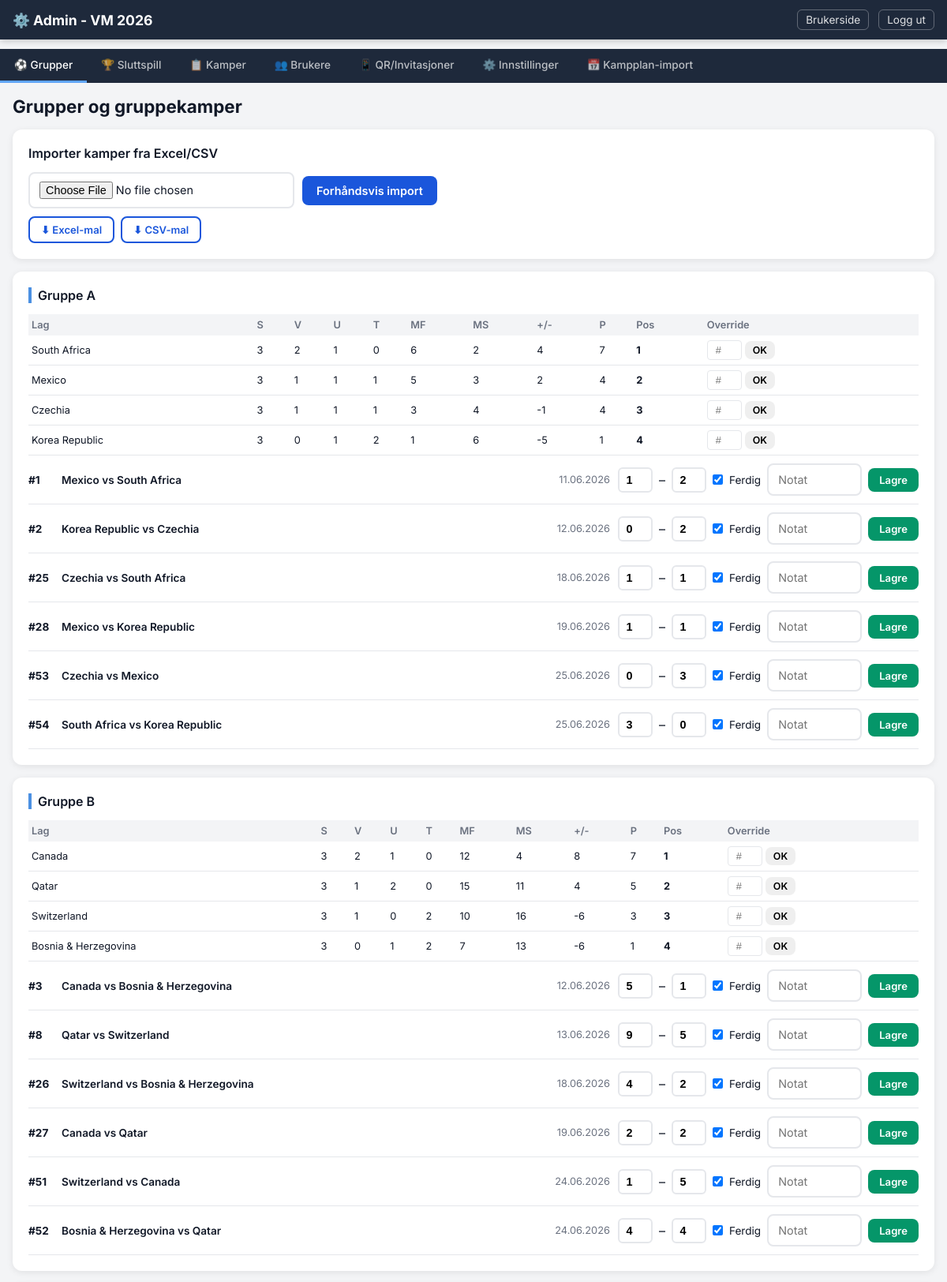
The app's page /admin/tab/groups (signed in, upper part) with its own data.
### models.py (models this page shows, shortened)
class Group(db.Model):
    __tablename__ = "groups"
    id = db.Column(db.Integer, primary_key=True)
    name = db.Column(db.String(50), unique=True, nullable=False)  # "Gruppe A"
    color = db.Column(db.String(20), default="#4a90e2")
    teams = db.relationship("Team", back_populates="group", lazy="dynamic")
    matches = db.relationship("Match", back_populates="group", lazy="dynamic")
    standings = db.relationship("GroupStanding", back_populates="group", lazy="dynamic")

class GroupStanding(db.Model):
    __tablename__ = "group_standings"
    id = db.Column(db.Integer, primary_key=True)
    group_id = db.Column(db.Integer, db.ForeignKey("groups.id"), nullable=False)
    team_id = db.Column(db.Integer, db.ForeignKey("teams.id"), nullable=False)
    calculated_rank = db.Column(db.Integer, nullable=True)
    manual_rank_override = db.Column(db.Integer, nullable=True)
    played = db.Column(db.Integer, default=0)
    wins = db.Column(db.Integer, default=0)
    draws = db.Column(db.Integer, default=0)
    losses = db.Column(db.Integer, default=0)
    goals_for = db.Column(db.Integer, default=0)
    goals_against = db.Column(db.Integer, default=0)
    goal_difference = db.Column(db.Integer, default=0)
    points = db.Column(db.Integer, default=0)
    fair_play_score = db.Column(db.Integer, default=0)
    updated_at = db.Column(db.DateTime, default=now_utc, onupdate=now_utc)
    group = db.relationship("Group", back_populates="standings")
    team = db.relationship("Team")
    __table_args__ = (db.UniqueConstraint("group_id", "team_id", name="uix_group_team"),)
    @property
    def rank(self):
        return self.manual_rank_override if self.manual_rank_override is not None else self.calculated_rank

class Team(db.Model):
    __tablename__ = "teams"
    id = db.Column(db.Integer, primary_key=True)
    name = db.Column(db.String(100), nullable=False)
    fifa_code = db.Column(db.String(10), unique=True, nullable=True)
    group_id = db.Column(db.Integer, db.ForeignKey("groups.id"), nullable=True)
    group_slot = db.Column(db.Integer, nullable=True)  # 1-4
    fifa_ranking = db.Column(db.Integer, nullable=True)
    flag_emoji = db.Column(db.String(10), nullable=True)
    group = db.relationship("Group", back_populates="teams")

class Match(db.Model):
    __tablename__ = "matches"
    id = db.Column(db.Integer, primary_key=True)
    match_number = db.Column(db.Integer, unique=True, nullable=False)
    phase = db.Column(db.String(20), nullable=False)  # group / knockout
    round_name = db.Column(db.String(30), nullable=False)  # group_stage, round_of_32, ...
    group_id = db.Column(db.Integer, db.ForeignKey("groups.id"), nullable=True)
    home_team_id = db.Column(db.Integer, db.ForeignKey("teams.id"), nullable=True)
    away_team_id = db.Column(db.Integer, db.ForeignKey("teams.id"), nullable=True)
    home_slot_source = db.Column(db.String(20), nullable=True)  # e.g. "1A", "W73"
    away_slot_source = db.Column(db.String(20), nullable=True)
    kickoff_at_utc = db.Column(db.DateTime, nullable=True)
    kickoff_timezone_source = db.Column(db.String(50), nullable=True)
    kickoff_at_oslo_cache = db.Column(db.String(30), nullable=True)
    local_timezone = db.Column(db.String(50), nullable=True)
    venue = db.Column(db.String(100), nullable=True)
    city = db.Column(db.String(100), nullable=True)
    country = db.Column(db.String(100), nullable=True)
    lock_at_utc = db.Column(db.DateTime, nullable=True)
    home_score = db.Column(db.Integer, nullable=True)
    away_score = db.Column(db.Integer, nullable=True)
    advanced_team_id = db.Column(db.Integer, db.ForeignKey("teams.id"), nullable=True)
    loser_team_id = db.Column(db.Integer, db.ForeignKey("teams.id"), nullable=True)
    result_note = db.Column(db.String(200), nullable=True)
    is_finished = db.Column(db.Boolean, default=False)
    is_locked = db.Column(db.Boolean, default=False)
    manual_lock_override = db.Column(db.Boolean, nullable=True)  # None=auto, True=force lock, False=force open
    group = db.relationship("Group", back_populates="matches")
    home_team = db.relationship("Team", foreign_keys=[home_team_id])
    away_team = db.relationship("Team", foreign_keys=[away_team_id])
    advanced_team = db.relationship("Team", foreign_keys=[advanced_team_id])
    loser_team = db.relationship("Team", foreign_keys=[loser_team_id])

### routes_admin.py (the view, shortened to what this page needs)
@admin_bp.route("/tab/<tab>")
def tab(tab):
    if not admin_required():
        return redirect(url_for("admin.login"))
    groups = Group.query.order_by(Group.name).all()
    teams = Team.query.order_by(Team.name).all()
    group_matches = Match.query.filter_by(phase="group").order_by(Match.match_number).all()
    knockout_matches = Match.query.filter_by(phase="knockout").order_by(Match.match_number).all()
    all_matches = Match.query.order_by(Match.match_number).all()
    users = User.query.order_by(User.created_at.desc()).all()
    invite_tokens = InviteToken.query.order_by(InviteToken.created_at.desc()).all()
    standings_by_group = {}
    for group in groups:
        st = GroupStanding.query.filter_by(group_id=group.id).all()
        if st:
            standings_by_group[group.id] = sorted(st, key=lambda s: s.rank or 99)
    comp_settings = {s.key: s.value for s in CompetitionSetting.query.all()}
    score_settings = {s.key: s.value for s in ScoreSetting.query.all()}
    prize_summary = get_prize_pool_summary()
    scoreboard = get_scoreboard()
    return render_template("admin.html",
        active_tab=tab,
        groups=groups,
        teams=teams,
        group_matches=group_matches,
        knockout_matches=knockout_matches,
        all_matches=all_matches,
        users=users,
        invite_tokens=invite_tokens,
        standings_by_group=standings_by_group,
        comp_settings=comp_settings,
        prize_summary=prize_summary,
        score_settings=score_settings,
        default_scores=DEFAULT_SCORES,
        scoreboard=scoreboard,
    )

### templates/admin.html (shortened to what this page needs)
<!DOCTYPE html>
<html lang="no">
<head>
  <link rel="stylesheet" href="{{ url_for('static', filename='style.css') }}">
</head>
<body>
  <nav class="navbar admin-navbar">
    <div class="navbar-inner">
      <a href="{{ url_for('admin.tab', tab='groups') }}" class="navbar-brand">⚙️ Admin - VM 2026</a>
      <div class="navbar-links">
        <a href="{{ url_for('user.index') }}" class="nav-link-small">Brukerside</a>
        <a href="{{ url_for('admin.logout') }}" class="nav-link-small">Logg ut</a>
      </div>
    </div>
  </nav>
  <div class="admin-tab-bar">
    {% set tabs = [
      ('groups', '⚽ Grupper'),
      ('knockout', '🏆 Sluttspill'),
      ('matches', '📋 Kamper'),
      ('users', '👥 Brukere'),
      ('qr', '📱 QR/Invitasjoner'),
      ('settings', '⚙️ Innstillinger'),
      ('schedule', '📅 Kampplan-import'),
    ] %}
    {% for tab_id, tab_label in tabs %}
    <a href="{{ url_for('admin.tab', tab=tab_id) }}"
       class="admin-tab-link {% if active_tab == tab_id %}active{% endif %}">
      {{ tab_label }}
    </a>
    {% endfor %}
  </div>
  <main class="admin-main">
  {% if active_tab == 'groups' %}
  <div class="admin-section">
    <h2>Grupper og gruppekamper</h2>
    <div class="admin-card">
      <h3>Importer kamper fra Excel/CSV</h3>
      <form method="POST" action="{{ url_for('admin.import_results') }}" enctype="multipart/form-data" class="inline-form">
        <input type="file" name="results_file" accept=".xlsx,.csv" class="form-input" required>
        <button type="submit" class="btn btn-primary">Forhåndsvis import</button>
      </form>
      <div class="template-links">
        <a href="{{ url_for('admin.download_excel_template') }}" class="btn btn-sm btn-outline">⬇ Excel-mal</a>
        <a href="{{ url_for('admin.download_csv_template') }}" class="btn btn-sm btn-outline">⬇ CSV-mal</a>
      </div>
    </div>
    {% for group in groups %}
    <div class="admin-card">
      <h3 style="border-left: 4px solid {{ group.color }}; padding-left: 8px;">{{ group.name }}</h3>
      {% if standings_by_group.get(group.id) %}
      <table class="admin-table small-table" data-standings-group="{{ group.id }}">
        <thead><tr><th>Lag</th><th>S</th><th>V</th><th>U</th><th>T</th><th>MF</th><th>MS</th><th>+/-</th><th>P</th><th>Pos</th><th>Override</th></tr></thead>
        <tbody>
          {% for s in standings_by_group.get(group.id, []) %}
          <tr>
            <td>{{ s.team.name }}</td>
            <td>{{ s.played }}</td><td>{{ s.wins }}</td><td>{{ s.draws }}</td><td>{{ s.losses }}</td>
            <td>{{ s.goals_for }}</td><td>{{ s.goals_against }}</td>
            <td>{{ s.goal_difference }}</td><td>{{ s.points }}</td>
            <td><strong>{{ s.rank or '-' }}</strong></td>
            <td>
              <form method="POST" action="{{ url_for('admin.override_standing') }}" class="inline-mini">
                <input type="number" name="rank" value="{{ s.manual_rank_override or '' }}" min="1" max="4" class="mini-input" placeholder="#">
                <button type="submit" class="btn btn-xs">OK</button>
              </form>
            </td>
          </tr>
          {% endfor %}
        </tbody>
      </table>
      {% endif %}
      {% for match in group_matches %}
        {% if match.group_id == group.id %}
        <div class="admin-match-row">
          <span class="match-num">#{{ match.match_number }}</span>
          <span class="match-teams-txt">
            {{ match.home_team.name if match.home_team else '?' }} vs {{ match.away_team.name if match.away_team else '?' }}
          </span>
          {% if match.kickoff_at_utc %}<span class="match-time-txt">{{ match.kickoff_at_utc | oslo_time }}</span>{% endif %}
          <form method="POST" action="{{ url_for('admin.save_match_result', match_id=match.id) }}" class="result-form">
            <input type="number" name="home_score" value="{{ match.home_score if match.home_score is not none else '' }}"
              min="0" max="20" placeholder="H" class="score-mini">
            <span>–</span>
            <input type="number" name="away_score" value="{{ match.away_score if match.away_score is not none else '' }}"
              min="0" max="20" placeholder="B" class="score-mini">
            <label class="checkbox-label">
              <input type="checkbox" name="is_finished" value="1" {% if match.is_finished %}checked{% endif %}> Ferdig
            </label>
            <input type="text" name="result_note" value="{{ match.result_note or '' }}" placeholder="Notat" class="form-input short">
            <button type="submit" class="btn btn-sm btn-save">Lagre</button>
          </form>
        </div>
        {% endif %}
      {% endfor %}
    </div>
    {% endfor %}
  </div>
  {% endif %}
  </main>
</body>
</html>

### records on screen
Group: name "Gruppe A"
GroupStanding: team.name "South Africa", played "3", wins "2", draws "1", losses "0", goals_for "6", goals_against "2", goal_difference "4", points "7", manual_rank_override+calculated_rank "1"
GroupStanding: team.name "Mexico", played "3", wins "1", draws "1", losses "1", goals_for "5", goals_against "3", goal_difference "2", points "4", manual_rank_override+calculated_rank "2"
GroupStanding: team.name "Czechia", played "3", wins "1", draws "1", losses "1", goals_for "3", goals_against "4", goal_difference "-1", points "4", manual_rank_override+calculated_rank "3"
GroupStanding: team.name "Korea Republic", played "3", wins "0", draws "1", losses "2", goals_for "1", goals_against "6", goal_difference "-5", points "1", manual_rank_override+calculated_rank "4"
Match: match_number "1", home_team "Mexico", away_team "South Africa", kickoff_at_utc|oslo_time "11.06.2026", home_score "1", away_score "2", is_finished "☑"
Match: match_number "2", home_team "Korea Republic", away_team "Czechia", kickoff_at_utc|oslo_time "12.06.2026", home_score "0", away_score "2", is_finished "☑"
Match: match_number "25", home_team "Czechia", away_team "South Africa", kickoff_at_utc|oslo_time "18.06.2026", home_score "1", away_score "1", is_finished "☑"
Match: match_number "28", home_team "Mexico", away_team "Korea Republic", kickoff_at_utc|oslo_time "19.06.2026", home_score "1", away_score "1", is_finished "☑"
Match: match_number "53", home_team "Czechia", away_team "Mexico", kickoff_at_utc|oslo_time "25.06.2026", home_score "0", away_score "3", is_finished "☑"
Match: match_number "54", home_team "South Africa", away_team "Korea Republic", kickoff_at_utc|oslo_time "25.06.2026", home_score "3", away_score "0", is_finished "☑"
Group: name "Gruppe B"
GroupStanding: team.name "Canada", played "3", wins "2", draws "1", losses "0", goals_for "12", goals_against "4", goal_difference "8", points "7", manual_rank_override+calculated_rank "1"
GroupStanding: team.name "Qatar", played "3", wins "1", draws "2", losses "0", goals_for "15", goals_against "11", goal_difference "4", points "5", manual_rank_override+calculated_rank "2"
GroupStanding: team.name "Switzerland", played "3", wins "1", draws "0", losses "2", goals_for "10", goals_against "16", goal_difference "-6", points "3", manual_rank_override+calculated_rank "3"
GroupStanding: team.name "Bosnia & Herzegovina", played "3", wins "0", draws "1", losses "2", goals_for "7", goals_against "13", goal_difference "-6", points "1", manual_rank_override+calculated_rank "4"
Match: match_number "3", home_team "Canada", away_team "Bosnia & Herzegovina", kickoff_at_utc|oslo_time "12.06.2026", home_score "5", away_score "1", is_finished "☑"
Match: match_number "8", home_team "Qatar", away_team "Switzerland", kickoff_at_utc|oslo_time "13.06.2026", home_score "9", away_score "5", is_finished "☑"
Match: match_number "26", home_team "Switzerland", away_team "Bosnia & Herzegovina", kickoff_at_utc|oslo_time "18.06.2026", home_score "4", away_score "2", is_finished "☑"
Match: match_number "27", home_team "Canada", away_team "Qatar", kickoff_at_utc|oslo_time "19.06.2026", home_score "2", away_score "2", is_finished "☑"
Match: match_number "51", home_team "Switzerland", away_team "Canada", kickoff_at_utc|oslo_time "24.06.2026", home_score "1", away_score "5", is_finished "☑"
Match: match_number "52", home_team "Bosnia & Herzegovina", away_team "Qatar", kickoff_at_utc|oslo_time "24.06.2026", home_score "4", away_score "4", is_finished "☑"

### other values on screen
{{ tab_label }} "⚽ Grupper" "🏆 Sluttspill" "📋 Kamper" "👥 Brukere" "📱 QR/Invitasjoner" "⚙️ Innstillinger" "📅 Kampplan-import"
